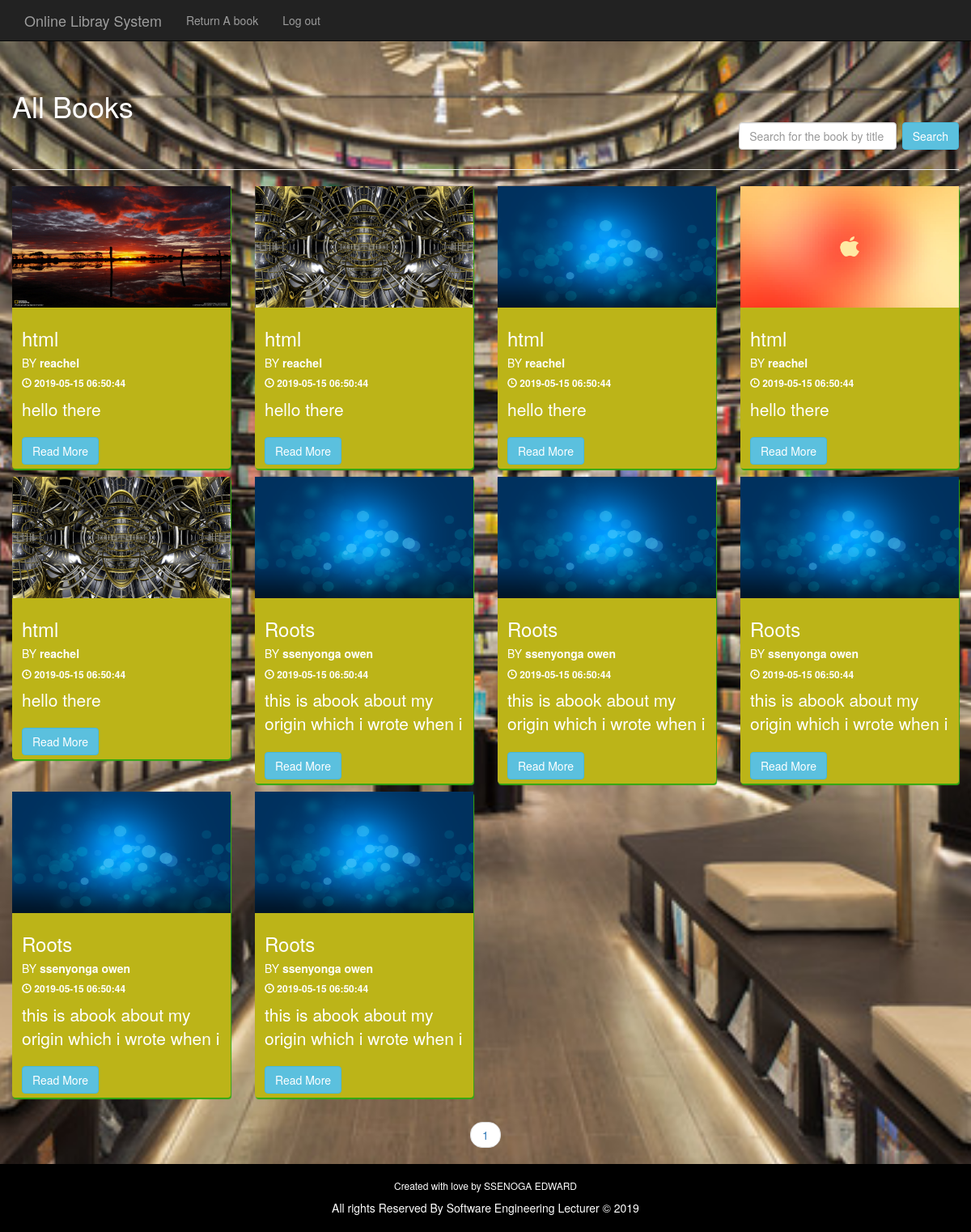
Screenshot of /libray.php (signed in) with the database file from the repository.
### tables this page shows
CREATE TABLE `books` (
  `book_id` int(3) NOT NULL,
  `category` varchar(20) NOT NULL,
  `book_title` varchar(100) NOT NULL,
  `book_preview` text NOT NULL,
  `book_image` text NOT NULL,
  `book_author` varchar(300) NOT NULL,
  `book_views` int(9) NOT NULL DEFAULT '0',
  `book_doe` timestamp NOT NULL DEFAULT CURRENT_TIMESTAMP,
  `book_rating` double NOT NULL DEFAULT '0',
  `Available` tinyint(1) NOT NULL DEFAULT '1',
  `return_date` date DEFAULT NULL,
  `user_id` int(3) NOT NULL
);

### libray.php (the view, shortened to what this page needs)
<?php
include './includes/header2.php';
?>
<body>
    <div id="wrapper">
        <?php
            include './includes/navigation2.php';
        ?>
        <div id="page-wrapper">
            <div class="container-fluid">
                <div class="row">
                    <div class="col-lg-12">
                        <h1 class="page-header">
                            All Books
                            <small class="text-right">
                                <form method="POST" action="search.php">
                                    <div class="form-group form-inline" ><input type="text" name="search" id="search" class="form-control" placeholder="Search for the book by title or author">
                                        <input type="submit" name="search1" value="Search" class="btn btn-info" >
                                    </div>
                                </form>
                            </small>
                        </h1>
                        <div class="row">
                            <?php
                                $page_count = 12;
                                if(isset($_GET['page'])){
                                    $page = $_GET['page'];
                                } else {
                                    $page = "";
                                }
                                if($page == "" || $page == 1){
                                    $page_1 = 0;
                                } else{
                                    $page_1 = ($page * $page_count) - $page_count;
                                }
                                $bookSqlcount = "SELECT * from books";
                                $queryBookcount = mysqli_query($con,$bookSqlcount);
                                $count = mysqli_num_rows($queryBookcount);
                                $count1 = ceil($count/$page_count);
                                $bookSql = "SELECT * from books LIMIT $page_1,$page_count";
                                $queryBook = mysqli_query($con,$bookSql);
                                while($rows = mysqli_fetch_assoc($queryBook)){
                                    $book_id = $rows['book_id'];
                                    $title = $rows['book_title'];
                                    $author = $rows['book_author'];
                                    $preview = substr($rows['book_preview'],0,50);
                                    $image = $rows['book_image'];
                                    $date = $rows['book_doe'];
                                    ?>
                                    <div class="col-md-3">
                                        <div class="card border-dark mb-3" id="book-card" style="width: auto; margin-bottom: 10px; background: #bcb418;border-radius: 4px;">
                                            <img width="100%" height="150px" class="card-img-top" src="./img/<?php echo $image;?>" alt="book pic">
                                            <div class="card-body" style="padding: 5px 5px 5px 12px;">
                                                <h5 class="card-title h3"><?php echo $title;?></h5>
                                                <p class="card-text">
                                                    <div class="h5">BY <strong><?php echo $author;?></strong></div>
                                                    <div class="h6"><i class="glyphicon glyphicon-time"></i> <strong><?php echo $date;?></strong></div>
                                                 <div class="lead">
                                                        <?php echo $preview;?>
                                                 </div>
                                                </p>
                                                <a href="book_read.php?book_id=<?php echo $book_id;?>" class="btn btn-info">Read More</a>
                                            </div>
                                        </div>
                                    </div>
                                    <?php
                                }
                            ?>
                        </div>
                    </div>
                </div>
            </div>
        </div>
        <ul class="pager">
           <?php
           $i=1;
            while($i <= $count1){
                if($i == $page){
                    echo "<li><a  class='active_link' href='libray.php?page={$i}'>{$i}</a></li>";
                } else {
                    echo "<li><a href='libray.php?page={$i}'>{$i}</a></li>";
                }
                $i++;
            }
           ?>
        </ul>
    </div>
<?php
include './includes/footer.php';
?>

### css/main.css (style rules this page uses)
body { background-image: url('../img/bg1.jpg'); background-repeat: no-repeat; background-size: cover; background-position: center top; color: #fff; }
#book-card { box-shadow: 1px 2px 1px #3a1; background: lightgray; }

### rows the page displays
books: book_image (picture), book_title "html", book_author "reachel", book_doe "2019-05-15 06:50:44", book_preview "hello there"
books: book_image (picture), book_title "html", book_author "reachel", book_doe "2019-05-15 06:50:44", book_preview "hello there"
books: book_image (picture), book_title "html", book_author "reachel", book_doe "2019-05-15 06:50:44", book_preview "hello there"
books: book_image (picture), book_title "html", book_author "reachel", book_doe "2019-05-15 06:50:44", book_preview "hello there"
books: book_image (picture), book_title "html", book_author "reachel", book_doe "2019-05-15 06:50:44", book_preview "hello there"
books: book_image (picture), book_title "Roots", book_author "ssenyonga owen", book_doe "2019-05-15 06:50:44", book_preview "this is abook about my origin which i wrote when i"
books: book_image (picture), book_title "Roots", book_author "ssenyonga owen", book_doe "2019-05-15 06:50:44", book_preview "this is abook about my origin which i wrote when i"
books: book_image (picture), book_title "Roots", book_author "ssenyonga owen", book_doe "2019-05-15 06:50:44", book_preview "this is abook about my origin which i wrote when i"
books: book_image (picture), book_title "Roots", book_author "ssenyonga owen", book_doe "2019-05-15 06:50:44", book_preview "this is abook about my origin which i wrote when i"
books: book_image (picture), book_title "Roots", book_author "ssenyonga owen", book_doe "2019-05-15 06:50:44", book_preview "this is abook about my origin which i wrote when i"
